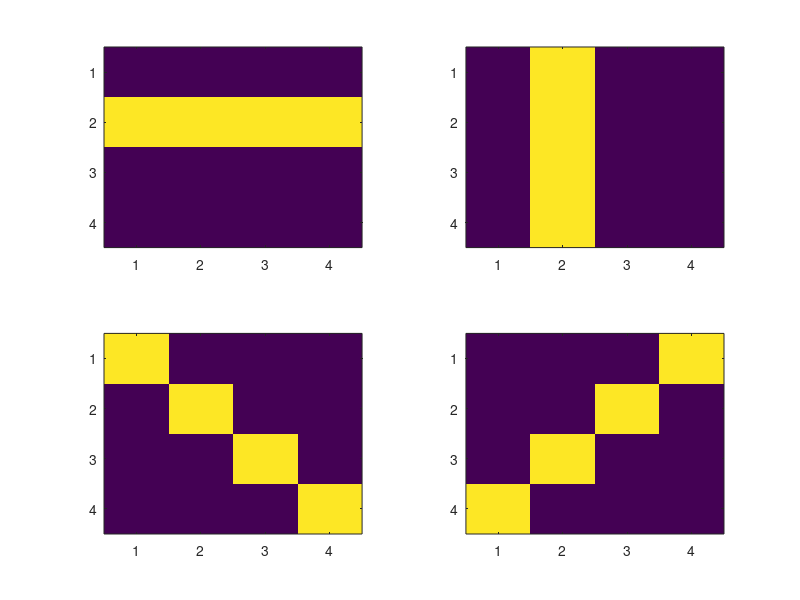

This chart was generated by the following MATLAB code: (Note: this script raises an error after producing the figure.)
clear
close all
clc

rng(1234)

I1 = -ones(4,4);  % creo una matrice 4*4 di -1
I1(2,:) = -I1(2,:);  % seconda riga positiva;
I2 = -ones(4,4);  % creo una matrice 4*4 di -1
I2(:,2) = -I2(:,2);  % seconda colonna positiva;
I3 = -ones(4,4)+2*eye(4);  % la diagonale pricipale di 1
I4([1:4],:) = I3([4:-1:1],:); % inverto le righe della figura 3

figure(1)
subplot(221)
imagesc(I1)
subplot(222)
imagesc(I2)
subplot(223)
imagesc(I3)
subplot(224)
imagesc(I4)

%pause

V1 = Da_matrice_a_vettore(I1)/4;   % normalizzo dividendo per 4
V2 = Da_matrice_a_vettore(I2)/4;
V3 = Da_matrice_a_vettore(I3)/4;
V4 = Da_matrice_a_vettore(I4)/4;

Y_corretto = eye(4);

W = Y_corretto*[V1 V2 V3 V4]';   

% prove senza rumore
Y1_senza = W*V1;
Y2_senza = W*V2;
Y3_senza = W*V3;
Y4_senza = W*V4;

% genero le immagini con rumore

sigma = 0.3;

I1_noise = I1 + sigma*randn(4,4);
I2_noise = I2 + sigma*randn(4,4);
I3_noise = I3 + sigma*randn(4,4);
I4_noise = I4 + sigma*randn(4,4);

figure(2)
subplot(221)
imagesc(I1_noise)
subplot(222)
imagesc(I2_noise)
subplot(223)
imagesc(I3_noise)
subplot(224)
imagesc(I4_noise)

pause

V1_noise = Da_matrice_a_vettore(I1_noise);
V2_noise = Da_matrice_a_vettore(I2_noise);
V3_noise = Da_matrice_a_vettore(I3_noise);
V4_noise = Da_matrice_a_vettore(I4_noise);

V1_noise = V1_noise/norm(V1_noise);
V2_noise = V2_noise/norm(V2_noise);
V3_noise = V3_noise/norm(V3_noise);
V4_noise = V4_noise/norm(V4_noise);

% prove con rumore
Y1_noise = W*V1_noise;
Y2_noise = W*V2_noise;
Y3_noise = W*V3_noise;
Y4_noise = W*V4_noise;

k = 20;

%prove con sigmoide
Y1_senza_sig = 1./(1+exp(-k*(Y1_senza - 0.5)));
Y2_senza_sig = 1./(1+exp(-k*(Y2_senza - 0.5)));
Y3_senza_sig = 1./(1+exp(-k*(Y3_senza - 0.5)));
Y4_senza_sig = 1./(1+exp(-k*(Y4_senza - 0.5)));

Y1_noise_sig = 1./(1+exp(-k*(Y1_noise - 0.5)));
Y2_noise_sig = 1./(1+exp(-k*(Y2_noise - 0.5)));
Y3_noise_sig = 1./(1+exp(-k*(Y3_noise - 0.5)));
Y4_noise_sig = 1./(1+exp(-k*(Y4_noise - 0.5)));

% plotto i risultati
% ingresso 1
Y1_senza
Y1_noise
Y1_senza_sig
Y1_noise_sig

I_output = Y1_noise_sig(1)*I1 + Y1_noise_sig(2)*I2 + Y1_noise_sig(3)*I3 + Y1_noise_sig(4)*I4; % immagine ricostruita
figure(3)
subplot(221)
imagesc(I1_noise)
subplot(222)
imagesc(I_output)

pause
clc

% ingresso 2
Y2_senza
Y2_noise
Y2_senza_sig
Y2_noise_sig

I_output = Y2_noise_sig(1)*I1 + Y2_noise_sig(2)*I2 + Y2_noise_sig(3)*I3 + Y2_noise_sig(4)*I4; % immagine ricostruita
figure(3)
subplot(221)
imagesc(I2_noise)
subplot(222)
imagesc(I_output)

pause
clc

% ingresso 3
Y3_senza
Y3_noise
Y3_senza_sig
Y3_noise_sig

I_output = Y3_noise_sig(1)*I1 + Y3_noise_sig(2)*I2 + Y3_noise_sig(3)*I3 + Y3_noise_sig(4)*I4; % immagine ricostruita
figure(3)
subplot(221)
imagesc(I3_noise)
subplot(222)
imagesc(I_output)

pause
clc

% ingresso 4
Y4_senza
Y4_noise
Y4_senza_sig
Y4_noise_sig

I_output = Y4_noise_sig(1)*I1 + Y4_noise_sig(2)*I2 + Y4_noise_sig(3)*I3 + Y4_noise_sig(4)*I4; % immagine ricostruita
figure(3)
subplot(221)
imagesc(I4_noise)
subplot(222)
imagesc(I_output)


function I = Da_vettore_a_matrice(V)
% funzioneche genera un vettore V scandendo la matrice A per righe
N = sqrt(size(V));  % numero di righe e colonne, matrice quadrata
I= [];
for j = 1:N,
    I(j,:) = V(1+(j-1)*N:j*N);
end
end

function V = Da_matrice_a_vettore(I)
% funzioneche genera un vettore V scandendo la matrice A per righe
N = size(I,1);  % numero di righe
V = [];
for j = 1:N,
    V = [V I(j,:)];
end
V = V';
end
